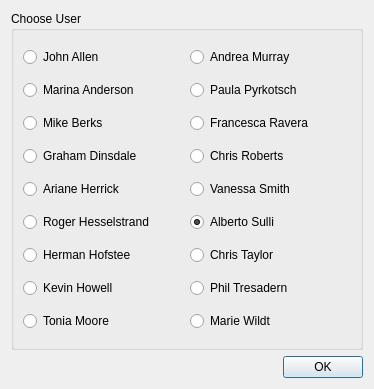
<?xml version="1.0" encoding="UTF-8"?>
<ui version="4.0">
 <class>Dialog</class>
 <widget class="QDialog" name="Dialog">
  <property name="geometry">
   <rect>
    <x>0</x>
    <y>0</y>
    <width>374</width>
    <height>389</height>
   </rect>
  </property>
  <property name="windowTitle">
   <string>User Selection</string>
  </property>
  <layout class="QVBoxLayout" name="verticalLayout">
   <item>
    <widget class="QGroupBox" name="groupBox">
     <property name="title">
      <string>Choose User</string>
     </property>
     <layout class="QGridLayout" name="gridLayout">
      <item row="1" column="0">
       <widget class="QRadioButton" name="mandersonRadio">
        <property name="text">
         <string>Marina Anderson</string>
        </property>
       </widget>
      </item>
      <item row="0" column="0">
       <widget class="QRadioButton" name="jallenRadio">
        <property name="text">
         <string>John Allen</string>
        </property>
       </widget>
      </item>
      <item row="2" column="0">
       <widget class="QRadioButton" name="mberksRadio">
        <property name="text">
         <string>Mike Berks</string>
        </property>
       </widget>
      </item>
      <item row="3" column="0">
       <widget class="QRadioButton" name="gdinsdaleRadio">
        <property name="text">
         <string>Graham Dinsdale</string>
        </property>
       </widget>
      </item>
      <item row="4" column="0">
       <widget class="QRadioButton" name="aherrickRadio">
        <property name="text">
         <string>Ariane Herrick</string>
        </property>
       </widget>
      </item>
      <item row="5" column="0">
       <widget class="QRadioButton" name="rhesselstrandRadio">
        <property name="text">
         <string>Roger Hesselstrand</string>
        </property>
       </widget>
      </item>
      <item row="6" column="0">
       <widget class="QRadioButton" name="hhofsteeButton">
        <property name="text">
         <string>Herman Hofstee</string>
        </property>
       </widget>
      </item>
      <item row="7" column="0">
       <widget class="QRadioButton" name="khowellRadio">
        <property name="text">
         <string>Kevin Howell</string>
        </property>
       </widget>
      </item>
      <item row="8" column="0">
       <widget class="QRadioButton" name="tmooreRadio">
        <property name="text">
         <string>Tonia Moore</string>
        </property>
       </widget>
      </item>
      <item row="0" column="1">
       <widget class="QRadioButton" name="amurrayRadio">
        <property name="text">
         <string>Andrea Murray</string>
        </property>
       </widget>
      </item>
      <item row="1" column="1">
       <widget class="QRadioButton" name="ppyrkotschRadio">
        <property name="text">
         <string>Paula Pyrkotsch</string>
        </property>
       </widget>
      </item>
      <item row="2" column="1">
       <widget class="QRadioButton" name="mcutoloRadio">
        <property name="text">
         <string>Francesca Ravera</string>
        </property>
       </widget>
      </item>
      <item row="3" column="1">
       <widget class="QRadioButton" name="crobertsRadio">
        <property name="text">
         <string>Chris Roberts</string>
        </property>
       </widget>
      </item>
      <item row="4" column="1">
       <widget class="QRadioButton" name="vsmithRadio">
        <property name="text">
         <string>Vanessa Smith</string>
        </property>
       </widget>
      </item>
      <item row="5" column="1">
       <widget class="QRadioButton" name="asulliRadio">
        <property name="text">
         <string>Alberto Sulli</string>
        </property>
        <property name="checked">
         <bool>true</bool>
        </property>
        <property name="autoRepeat">
         <bool>false</bool>
        </property>
       </widget>
      </item>
      <item row="6" column="1">
       <widget class="QRadioButton" name="ctaylorRadio">
        <property name="text">
         <string>Chris Taylor</string>
        </property>
       </widget>
      </item>
      <item row="7" column="1">
       <widget class="QRadioButton" name="ptresadernRadio">
        <property name="text">
         <string>Phil Tresadern</string>
        </property>
       </widget>
      </item>
      <item row="8" column="1">
       <widget class="QRadioButton" name="mwildtRadio">
        <property name="text">
         <string>Marie Wildt</string>
        </property>
       </widget>
      </item>
     </layout>
    </widget>
   </item>
   <item>
    <widget class="QDialogButtonBox" name="buttonBox">
     <property name="orientation">
      <enum>Qt::Horizontal</enum>
     </property>
     <property name="standardButtons">
      <set>QDialogButtonBox::Ok</set>
     </property>
    </widget>
   </item>
  </layout>
 </widget>
 <resources/>
 <connections>
  <connection>
   <sender>buttonBox</sender>
   <signal>accepted()</signal>
   <receiver>Dialog</receiver>
   <slot>accept()</slot>
   <hints>
    <hint type="sourcelabel">
     <x>248</x>
     <y>254</y>
    </hint>
    <hint type="destinationlabel">
     <x>157</x>
     <y>274</y>
    </hint>
   </hints>
  </connection>
  <connection>
   <sender>buttonBox</sender>
   <signal>rejected()</signal>
   <receiver>Dialog</receiver>
   <slot>reject()</slot>
   <hints>
    <hint type="sourcelabel">
     <x>316</x>
     <y>260</y>
    </hint>
    <hint type="destinationlabel">
     <x>286</x>
     <y>274</y>
    </hint>
   </hints>
  </connection>
 </connections>
</ui>
